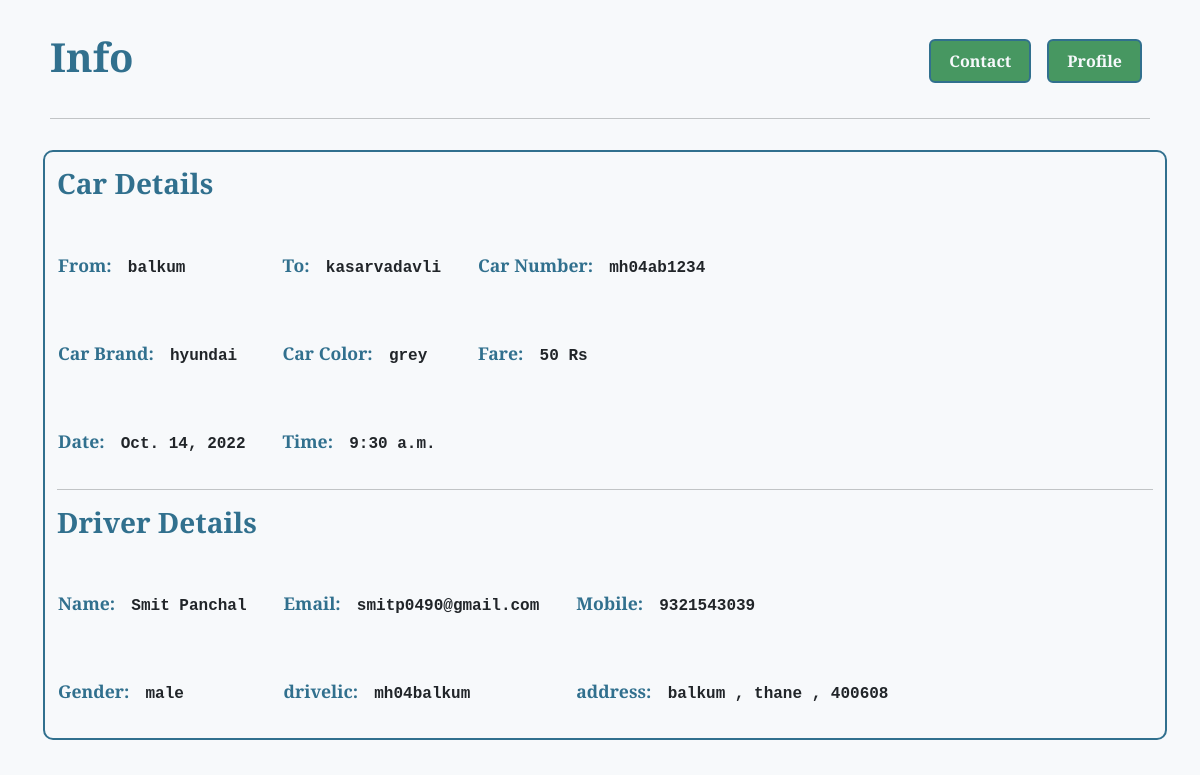
Page /search/1 on the committed database.
### home/models.py (models this page shows)
class userCarpools(models.Model):
    start = models.CharField(max_length=90)
    to = models.CharField(max_length=90)
    poolDate = models.DateField(default=datetime.date.today)
    poolTime = models.TimeField(default=datetime.time)
    brand = models.TextField()
    carNo = models.TextField(max_length=10)
    price = models.IntegerField(default=0)
    color = models.TextField()
    user_id = models.IntegerField()

class userInfo(models.Model):
    firstname = models.CharField(max_length=90)
    lastname = models.CharField(max_length=90)
    email = models.EmailField()
    mobile = models.IntegerField()
    gender = models.TextField()
    dob = models.DateField()
    address = models.CharField(max_length=500)
    pin = models.IntegerField()
    drivelic = models.CharField(max_length=90)
    drivelicpic = models.FileField()
    user_id = models.IntegerField()

### home/views.py (the view)
# urls.py: path('search/<int:carpoolId>',views.fullCarpoolSearch),
def fullCarpoolSearch(request,carpoolId):
    carpoolInfo = userCarpools.objects.filter(id=carpoolId).values()
    carpoolUser = 0
    for y in carpoolInfo:
        carpoolUser = y['user_id']
    userData = userInfo.objects.filter(user_id=carpoolUser).values()
    dataCount = userData.count()
    sortedUserData = userInfo.objects.filter(user_id=carpoolUser).values()[dataCount-1]
    context = {
        'carpoolId':carpoolId ,
        'carpoolInfo':carpoolInfo ,
        'sortedUserData':sortedUserData,
    }
    return render(request,'fullCarpoolSearch.html',context)

### home/templates/fullCarpoolSearch.html (shortened to what this page needs)
<!DOCTYPE html>
{% load static %}
<html lang="en-us">
    <head>
        <link rel="stylesheet" href="{% static 'css/Registration.css' %}">
        <link rel="stylesheet" href="https://cdn.jsdelivr.net/npm/bootstrap@5.2.0/dist/css/bootstrap.min.css">
    </head>
    <body>
        <div class="container-fluid main-cont">
            <nav class="navbar navbar-expand-lg">
                <h1 class="navbar-brand">Info</h1>
                <div class="ms-auto">
                    <a href="tel:{{ sortedUserData.mobile }}" class="btn my-2 my-sm-0">Contact</a>
                    <a class="btn my-2 my-sm-0" href="/user_profile">Profile</a>
                </div>
              </nav>
              <hr>
              {% for x in carpoolInfo %}
                    <div class="row">
                        <div class="col-12 carpools">
                            <h3>Car Details</h3>
                            <table>
                                <tr>
                                    <td>
                                        <label for="from">From:</label>
                                        <p class="fcarpoolInfo" id="from">{{ x.start }}</p>
                                    </td>
                                    <td>
                                        <label for="to">To:</label>
                                        <p class="fcarpoolInfo" id="to">{{ x.to }}</p>
                                    </td>
                                    <td>
                                        <label for="carNo">Car Number:</label>
                                        <p class="fcarpoolInfo" id="carNo">{{ x.carNo }}</p>
                                    </td>
                                </tr>
                                <tr>
                                    <td>
                                        <label for="brand">Car Brand:</label>
                                        <p class="fcarpoolInfo" id="brand">{{ x.brand }}</p>
                                    </td>
                                    <td>
                                        <label for="color">Car Color:</label>
                                        <p class="fcarpoolInfo" id="color">{{ x.color }}</p>
                                    </td>
                                    <td>
                                        <label for="price">Fare:</label>
                                        <p class="fcarpoolInfo" id="price">{{ x.price }} Rs</p>
                                    </td>
                                </tr>
                                <tr>
                                    <td>
                                      <label for="brand">Date:</label>
                                      <p class="fcarpoolInfo" id="brand">{{ x.poolDate }}</p>
                                    </td>
                                    <td>
                                      <label for="color">Time:</label>
                                      <p class="fcarpoolInfo" id="color">{{ x.poolTime }}</p>
                                    </td>
                                </tr>
                            </table>
                            <hr>
                            <h3>Driver Details</h3>
                            <table>
                                <tr>
                                    <td>
                                        <label for="fullname">Name:</label>
                                        <p class="fcarpoolInfo" id="fullname">{{ sortedUserData.firstname }} {{ sortedUserData.lastname }}</p>
                                    </td>
                                    <td>
                                        <label for="email">Email:</label>
                                        <p class="fcarpoolInfo" id="email">{{ sortedUserData.email }}</p>
                                    </td>
                                    <td>
                                        <label for="mobile">Mobile:</label>
                                        <p class="fcarpoolInfo" id="mobile">{{ sortedUserData.mobile }}</p>
                                    </td>
                                </tr>
                                <tr>
                                    <td>
                                        <label for="gender">Gender:</label>
                                        <p class="fcarpoolInfo" id="gender">{{ sortedUserData.gender }}</p>
                                    </td>
                                    <td>
                                        <label for="drivelic">drivelic:</label>
                                        <p class="fcarpoolInfo" id="drivelic">{{ sortedUserData.drivelic }}</p>
                                    </td>
                                    <td>
                                        <label for="address">address:</label>
                                        <p class="fcarpoolInfo" id="address">{{ sortedUserData.address }} , {{ sortedUserData.pin }}</p>
                                    </td>
                                </tr>
                                </table>
                        </div>
                    </div>
            {% endfor %}
        </div>
    </body>
</html>

### home/static/css/Registration.css (style rules this page uses)
* { box-sizing: border-box; }
body { background-color: #F7F9FB; font-family: 'Cinzel', serif; }
h1 { font-family: 'Cinzel', serif; font-size: 2.5rem !important; font-weight: bolder !important; color: #31708E !important; text-align: center; }
h3 { font-family: 'Cinzel', serif; font-weight: bold !important; color: #31708E !important; }
label { padding: 12px 12px 12px 0; margin-top: 30px; display: inline-block; color: #31708E; font-family: 'Cinzel', serif; font-weight: bold; font-size: 1.1rem; }
.btn { background-color: #479761 !important; color: #F7F9FB !important; padding: 8px 18px !important; border: none !important; border: 2px solid #31708E !important; border-radius: 4px; cursor: pointer; float:left; margin: 25px 8px !important; font-family: 'Cinzel', serif !important; font-weight: bold !important; }
.main-cont { background-color:#F7F9FB; padding: 20px 50px !important; }
.row:after { content: ""; display: table; clear: both; }
.carpools { border: 2px solid #31708E; margin: 15px 5px !important; padding: 15px; border-radius: 10px; position: relative; }
.fcarpoolInfo { display: inline-block; margin-right: 35px; font-family: 'Courier New', Courier, monospace; font-weight: bold; }

### rows in the picture
userCarpools: start "balkum", to "kasarvadavli", carNo "mh04ab1234", brand "hyundai", color "grey", price "50", poolDate "Oct. 14, 2022", poolTime "9:30 a.m."
userInfo: firstname "Smit", lastname "Panchal", email "smitp0490@gmail.com", mobile "9321543039", gender "male", drivelic "mh04balkum", address "balkum , thane", pin "400608"
